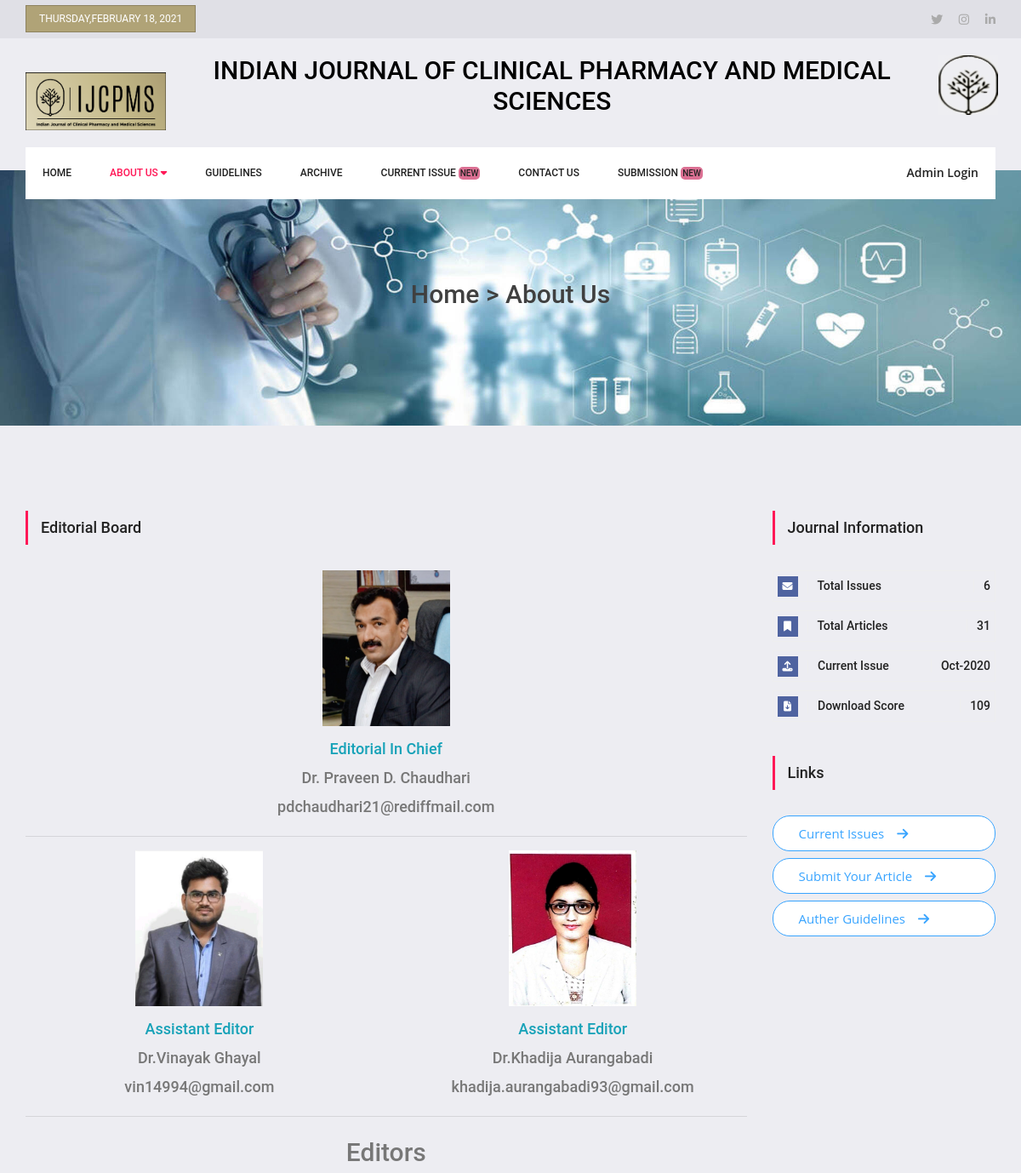
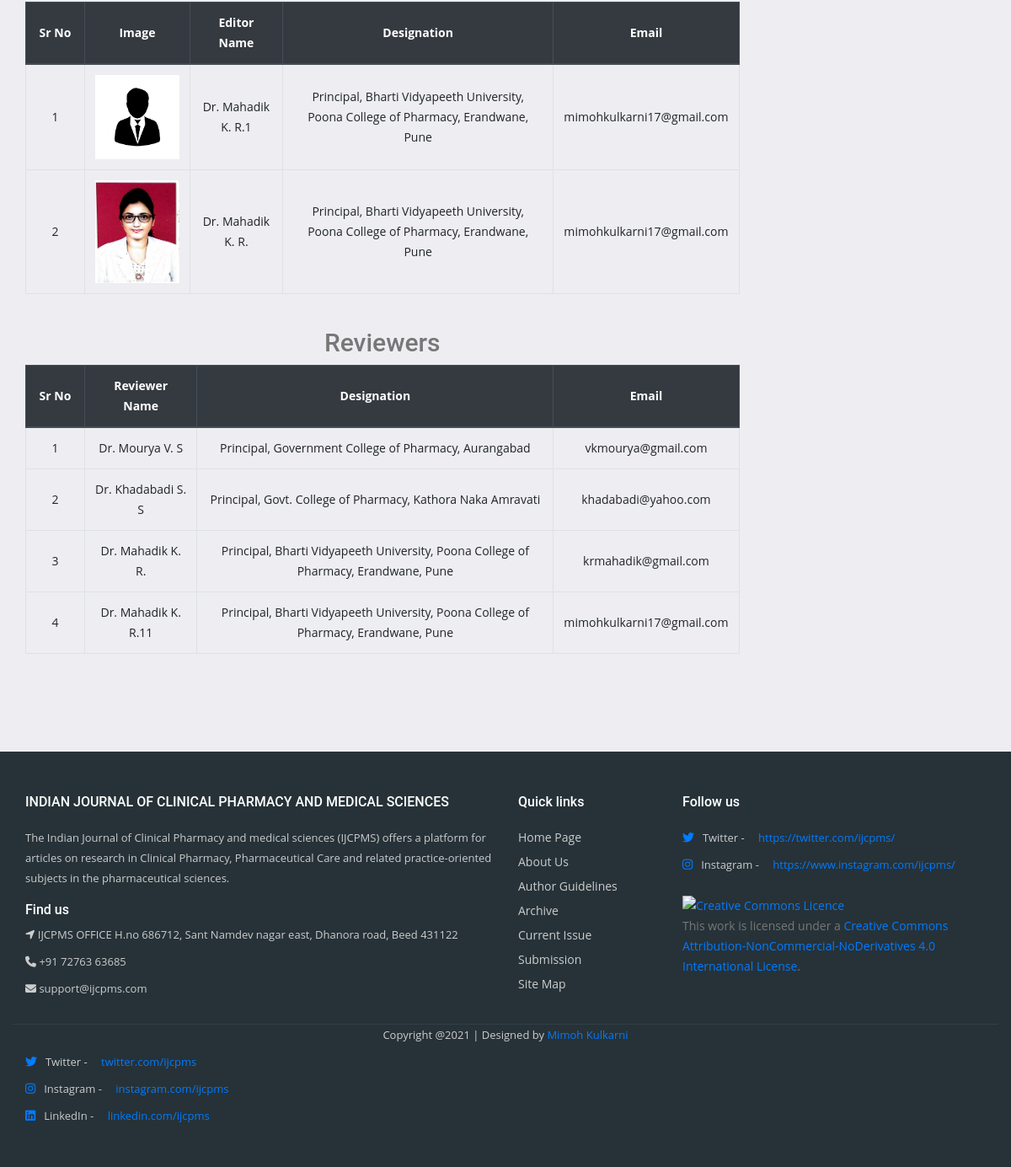
The page /editorial.php on the database its author committed (2 pictures, top to bottom).
### tables this page shows
CREATE TABLE `editor` (
  `id` int(11) NOT NULL,
  `name` varchar(100) NOT NULL,
  `desg` varchar(500) NOT NULL,
  `email` varchar(50) NOT NULL,
  `img` varchar(100) NOT NULL,
  `editor` int(1) NOT NULL DEFAULT 1,
  `stmp` datetime NOT NULL DEFAULT current_timestamp()
);

CREATE TABLE `issues` (
  `id` int(11) NOT NULL,
  `name` varchar(150) NOT NULL,
  `guest` varchar(500) DEFAULT NULL,
  `issue_no` int(13) DEFAULT NULL,
  `vol` varchar(20) NOT NULL,
  `date` date NOT NULL,
  `stmp` datetime NOT NULL DEFAULT current_timestamp()
);

### editorial.php (the view, shortened to what the rows shown need)
<?php
require_once("user_header.php");
$sqlIssues = "SELECT `id` FROM `issues`";
mysqli_query($linkId,$sqlIssues);
$sqlEditor = "SELECT * FROM `editor` WHERE `editor` = '1'";
$resultEditor = mysqli_query($linkId,$sqlEditor);
$sqlReviewer = "SELECT * FROM `editor` WHERE `editor` = '0'";
$resultReviewer = mysqli_query($linkId,$sqlReviewer);
?>
<!doctype html>
<html lang="en">
    <head>
        <link rel="stylesheet" href="https://stackpath.bootstrapcdn.com/bootstrap/4.5.2/css/bootstrap.min.css"
>
        <link rel="stylesheet" href="css/footer.css">
        <link rel="stylesheet" href="css/style.css">
        <link rel="stylesheet" href="css/responsive.css">
    </head>
    <body>
        <header class="header_area">
            <div class="logo_part">
                <div class="container">
                    <div class="row">
                        <div class="col-sm-9">
                            <h2 class="typo-list text-center">INDIAN JOURNAL OF CLINICAL PHARMACY AND MEDICAL SCIENCES</h2>
                        </div>
                    </div>
                </div>
            </div>
        </header>
        <section class="home_banner_area">
            <div class="banner_inner d-flex align-items-center">
                <div class="container">
                    <div id="carouselExampleIndicators" class="carousel slide" data-ride="carousel">
                        <div class="carousel-inner">
                            <div class="carousel-item active">
                                <div class="banner_content text-center">
                                    <div class="banner_content text-center">
                                        <h2>Home > About Us</h2>
                                    </div>
                                </div>
                            </div>
                        </div>
                    </div>
                </div>
            </div>
        </section>
        <section class="news_area p_100">
            <div class="container">
                <div class="row">
                    <div class="col-lg-9">
                        <div class="main_title2">
                            <h2>Editorial Board</h2>
                        </div>
                        <div class="latest_news">
                            <div class="row mt-4">
                                <div class="col-lg-12">
                                    <?php if(mysqli_num_rows($resultEditor) > 0){ ?>
                                    <h2 class="text-center">Editors</h2>
                                    <table class="table table-bordered table-hover text-center table-middle">
                                        <thead class="thead-dark">
                                            <tr>
                                                <th class="align-middle" style="min-width: 70px">Sr No</th>
                                                <th class="align-middle">Image</th>
                                                <th class="align-middle">Editor Name</th>
                                                <th class="align-middle">Designation</th>
                                                <th class="align-middle">Email</th>
                                            </tr>
                                        </thead>
                                        <tbody>
                                        <?php
                                            $i = 1;
                                            while($rowEditor = mysqli_fetch_array($resultEditor)){
                                                echo "<tr>";
                                                echo "<td>".$i++."</td>";
                                                echo "<td><img src='assets/img/".$rowEditor['img']."' alt='No Image' width='100' /></td>";
                                                echo "<td>".$rowEditor['name']."</td>";
                                                echo "<td>".$rowEditor['desg']."</td>";
                                                echo "<td>".$rowEditor['email']."</td>";
                                                echo "</tr>";
                                            }
                                        ?>
                                        </tbody>
                                    </table>
                                    <?php } ?>
                                </div>
                            </div>
                            <div class="row mt-4">
                                <div class="col-lg-12">
                                    <?php if(mysqli_num_rows($resultReviewer) > 0){ ?>
                                    <h2 class="text-center">Reviewers</h2>
                                    <table class="table table-bordered table-hover text-center table-middle">
                                        <thead class="thead-dark">
                                            <tr>
                                                <th class="align-middle" style="min-width: 70px">Sr No</th>
                                                <th class="align-middle">Reviewer Name</th>
                                                <th class="align-middle">Designation</th>
                                                <th class="align-middle">Email</th>
                                            </tr>
                                        </thead>
                                        <tbody>
                                        <?php
                                            $i = 1;
                                            while($rowReviewer = mysqli_fetch_array($resultReviewer)){
                                                echo "<tr>";
                                                echo "<td>".$i++."</td>";
                                                echo "<td>".$rowReviewer['name']."</td>";
                                                echo "<td>".$rowReviewer['desg']."</td>";
                                                echo "<td>".$rowReviewer['email']."</td>";
                                                echo "</tr>";
                                            }
                                        ?>
                                        </tbody>
                                    </table>
                                    <?php } ?>
                                </div>
                            </div>
                        </div>
                    </div>
                    <div class="col-lg-3">
                        <div class="right_sidebar">
                            <aside class="r_widgets social_widgets">
                                <div class="main_title2">
                                    <h2>Journal Information</h2>
                                </div>
                                <ul class="list">
                                    <li><a href="#"><i class="fa fa-upload"></i> Current Issue <span><?php echo (trim($currentDate) != "00-00-0000") ? date("M-Y",strtotime($currentDate)) : 'NA';?></span></a></li>
                                </ul>
                            </aside>
                            <div>
                                <div class="main_title2">
                                    <h2>Links</h2>
                                </div>
                            </div>
                        </div>
                    </div>
                </div>
            </div>
        </section>
    </body>
</html>

### rows shown on the page
editor: img (placeholder picture), name "Dr. Mahadik K. R.1", desg "Principal, Bharti Vidyapeeth University, Poona College of Pharmacy, Erandwane, Pune", email "mimohkulkarni17@gmail.com"
editor: img (picture), name "Dr. Mahadik K. R.", desg "Principal, Bharti Vidyapeeth University, Poona College of Pharmacy, Erandwane, Pune", email "mimohkulkarni17@gmail.com"
editor: name "Dr. Mourya V. S", desg "Principal, Government College of Pharmacy, Aurangabad", email "vkmourya@gmail.com"
editor: name "Dr. Khadabadi S. S", desg "Principal, Govt. College of Pharmacy, Kathora Naka Amravati", email "khadabadi@yahoo.com"
editor: name "Dr. Mahadik K. R.", desg "Principal, Bharti Vidyapeeth University, Poona College of Pharmacy, Erandwane, Pune", email "krmahadik@gmail.com"
editor: name "Dr. Mahadik K. R.11", desg "Principal, Bharti Vidyapeeth University, Poona College of Pharmacy, Erandwane, Pune", email "mimohkulkarni17@gmail.com"
issues: date "Oct-2020"

### other values the page prints
$today "THURSDAY,FEBRUARY 18, 2021"
$totalIssues "6"
$totalArticles "31"
$dcount "109"
